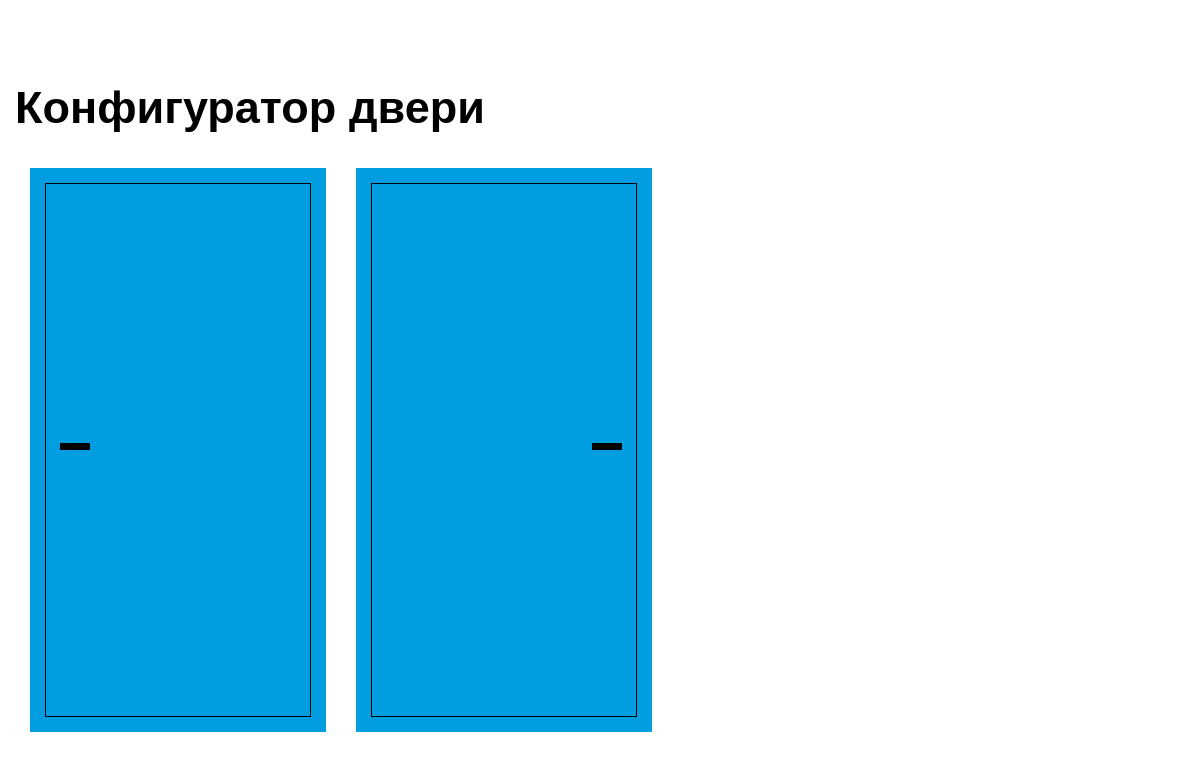
Before: / with the older database file.
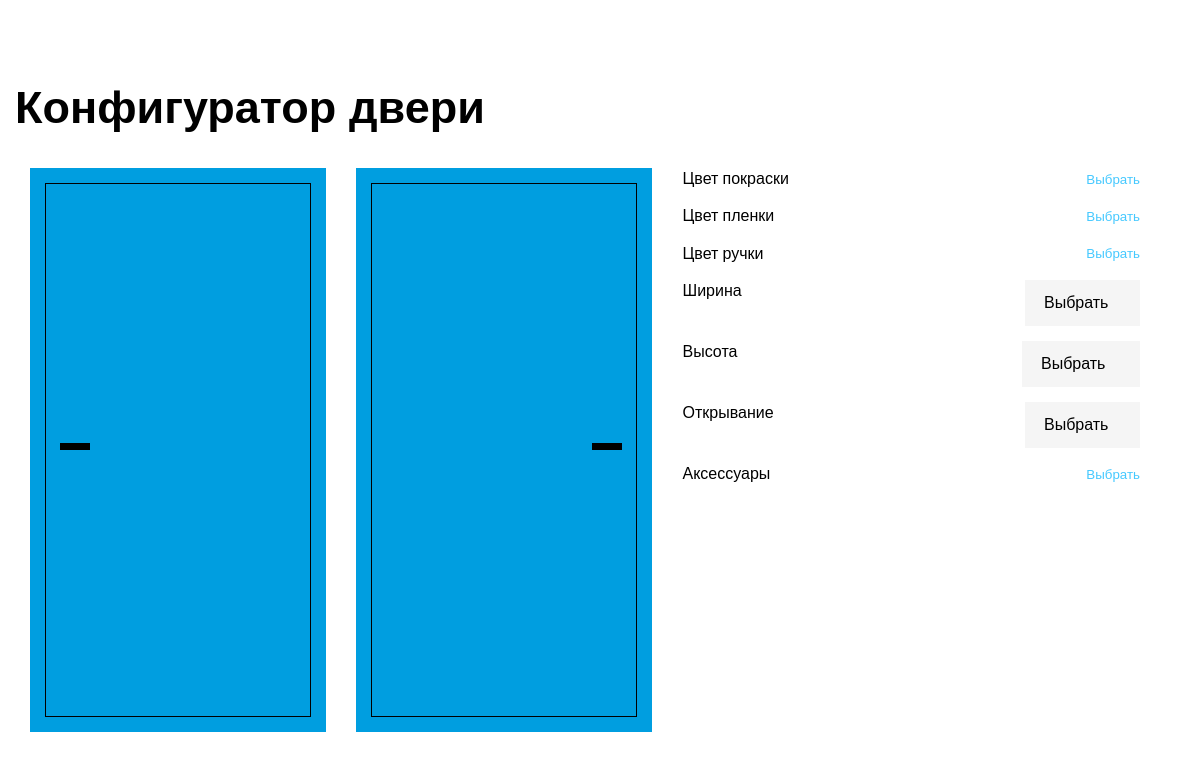
After: the same page with the newer database file.
### tables this page shows
CREATE TABLE IF NOT EXISTS `param` (
  `id` int(10) NOT NULL AUTO_INCREMENT,
  `name` varchar(50) DEFAULT NULL,
  `title` varchar(50) DEFAULT NULL,
  `type` varchar(50) DEFAULT NULL,
  PRIMARY KEY (`id`),
  UNIQUE KEY `name` (`name`)
);

### core/database.class.php (called while the page is built, shortened)
<?
class Database{
    private $connection = null;
    public function __construct(){
        try{
            $this->connection = new PDO("mysql:host=localhost;dbname=masterden5_dev4;charset=utf8", 'masterden5_dev4', '123dEv654');
            $this->connection->setAttribute(PDO::ATTR_ERRMODE, PDO::ERRMODE_EXCEPTION);
            $this->connection->setAttribute(PDO::ATTR_DEFAULT_FETCH_MODE, PDO::FETCH_ASSOC);
        }catch(Exception $e){
            throw new Exception($e->getMessage());
        }
    }
    public function Disconnect(){
      $this->connection = null;
    }
    public function Select( $statement = "" , $parameters = [] ){
        try{
            $stmt = $this->executeStatement( $statement , $parameters );
            return $stmt->fetchAll();
        }catch(Exception $e){
            throw new Exception($e->getMessage());
        }
    }
    private function executeStatement( $statement = "" , $parameters = [] ){
        try{
            $stmt = $this->connection->prepare($statement);
            $stmt->execute($parameters);
            return $stmt;
        }catch(Exception $e){
            throw new Exception($e->getMessage());
        }
    }
}
?>

### core/tools.php (called while the page is built, shortened)
<?
require_once 'database.class.php';
function selectConfig(){
  $db = new Database();
  $result = $db->Select('SELECT id,name,title,type FROM param');
  $param=[];
    foreach ($result as $row) {
      $param[$row['id']] = [
            'id'=>$row['id'],
            'name'=>$row['name'],
            'title'=>$row['title'],
            'type'=>$row['type'],
            'config'=>[]
          ];
    }
  $config = $db->Select('SELECT id,param_id,label,value,price FROM config');
  foreach ($config as $row) {
    $param[$row['param_id']]['config'][] = [
          'id'=>$row['id'],
          'label' => $row['label'],
          'value'=>$row['value'],
          'price'=>$row['price']
        ];
  }
  return $param;
}
?>

### index.php (the view, shortened to what this page needs)
<!DOCTYPE html>
<html>
    <head>
        <link rel="stylesheet" type="text/css" href="assets/css/main.css">
        <link rel="stylesheet" type="text/css" href="assets/css/style.css">
    </head>
    <body>
        <main>
          <section>
            <div class="wrapper">
              <div class="container">
                <div class="title-wr pb-3">
                  <h1 class="bold" >Конфигуратор двери</h1>
                </div>
                <div class="doors-page row-flex">
                  <div class="doors-images col-7 row">
                    <div class="col-6 doors-front">
                      <div class="doors-front_cant relative cant-paiting">
                        <div class="doors-front_panel panel-paiting"></div>
                        <div class="doors-front_handle doors-handle"></div>
                      </div>
                    </div>
                    <div class="col-6 doors-back">
                      <div class="doors-back_cant relative cant-paiting">
                        <div class="doors-back_panel panel-film"></div>
                        <div class="doors-back_handle doors-handle"></div>
                      </div>
                    </div>
                  </div>
                  <div class="doors-config col-5">
                    <form method="post" class="doors-config_form">
                    <?
                      require_once  'core/tools.php';
                      $config_doors = selectConfig();
                      foreach ($config_doors as $param){
                    ?>
                      <div class="form-group relative">
                        <?
                            switch ($param['type']){
                              case 'color':
                        ?>
                            <div class="d-flex justify-content-between">
                              <span><? echo $param['title']; ?></span>
                              <button type="button" class="btn-link js-select" data-src="#config-<? echo $param['name']; ?>">Выбрать</button>
                            </div>
                        <?
                          break;
                          case 'select':
                        ?>
                        <div class="d-flex justify-content-between">
                          <span><? echo $param['title']; ?></span>
                            <select
                              class="form-control"
                              id="config-<? echo $param['name']; ?>"
                              name="config-<? echo $param['name']; ?>">
                              <option value="">Выбрать</option>
                            </select>
                        </div>
                        <?
                          break;
                          case 'check':
                        ?>
                            <div class="d-flex justify-content-between">
                              <span><? echo $param['title']; ?></span>
                                <button type="button" class="btn-link js-select" data-src="#config-<? echo $param['name']; ?>">Выбрать</button>
                            </div>
                        <?
                            break;
                          };
                        ?>
                      </div>
                     <?
                      };
                     ?>
                     <div class="price-confirm pt-3 text-right">
                     </div>
                     <div class="btn-confirm pt-3 text-right">
                     </div>
                     <div class="link-pdf pt-3 text-right">
                     </div>
                    </form>
                  </div>
                </div>
              </div>
            </div>
          </section>
        </main>
    </body>
</html>

### assets/css/main.css (style rules this page uses)
html, body, div, span, applet, object, iframe,h1, h2, h3, h4, h5, h6, p, blockquote, pre,a, abbr, acronym, address, big, cite, code,del, dfn, em, img, ins, kbd, q, s, samp,small, strike, strong, sub, sup, tt, var,b, u, i, center,dl, dt, dd, ol, ul, li,fieldset, form, label, legend,table, caption, tbody, tfoot, thead, tr, th, td,article, aside, canvas, details, embed, figure, figcaption, footer, header, hgroup, menu, nav, output, ruby, section, summary,time, mark, audio, video { margin: 0; padding: 0; border: 0; font: inherit; vertical-align: baseline; }
article, aside, details, figcaption, figure, footer, header, hgroup, menu, nav, section { display: block; }
body { line-height: 1; }
.container { max-width: 1300px;margin-left: auto;margin-right: auto;box-sizing: border-box; padding-left: 15px; padding-right: 15px; }
.row, .row-between { display: -webkit-box;display: flex;flex-wrap: wrap;margin-right: -15px;margin-left: -15px; }
.row-flex { display: -webkit-box;display: flex;flex-wrap: wrap; }
.d-flex { display: -webkit-box;display: flex; }
.justify-content-between, .row-between { -webkit-box-pack:justify;justify-content:space-between; }
.col-7, .item-58 { width: 58.3333%;padding: 0 15px;box-sizing: border-box; }
.col-6, .item-50 { width: 50%;padding: 0 15px;box-sizing: border-box; }
.col-5,.item-41 { width: 41.666%;padding: 0 15px;box-sizing: border-box; }
.text-right { text-align: right; }
.py-3, .pt-3 { padding-top: 30px; }
.py-3, .pb-3 { padding-bottom: 30px; }
.relative { position: relative; }

### assets/css/style.css (style rules this page uses)
:root { --base:#000; --default:#000; --primary:#009EE0; --secondary:#F5F5F5; --additional:#EDEDED; --black:#000; --white:#fff; --color:#009EE0; --lightcolor:#46c9ff; --darkcolor:#0082B8; --light:#EDEDED; --c-error:#ff0000; --c-hover:#009EE0; --c-border:#F5F5F5; --c-element:#F5F5F5; --bg-base:#fff; --bg-default: #fff; --bg-primary:#141414; --bg-secondary:#009EE0; --bg-additional:#0082B8; --bg-input:#F5F5F5; --bg-error:#efd7d7; }
body { line-height: 1.4; font-family: 'Montserrat', sans-serif; color: var(--base); font-size: 16px; font-weight: 400; }
.h1, .h2, .h3, .h4, .h5, .h6, h1, h2, h3, h4, h5, h6 { font-weight: 400; line-height: 1.4; }
.h1, .h2, h1, h2 { font-family: 'Montserrat', sans-serif; }
.h1,h1 { font-size: 45px; }
.bold { font-weight: bold; }
.wrapper { padding-top: 75px; padding-bottom: 75px; }
.form-group { margin-bottom: 15px; }
.form-control { background: var(--bg-input); border: 1px solid var(--c-border); border-radius: 0; box-sizing: border-box; padding: 14px 18px; outline: 0; font-size: 16px; height: auto; line-height: 1; font-family: 'Montserrat', sans-serif; transition: all .2s ease-in-out; }
.form-control::placeholder { font-size: 16px; }
select.form-control { -webkit-appearance: none; -moz-appearance: none; -o-appearance: none; appearance: none; padding-right: 30px; }
.btn-link { border:none; background: transparent; cursor: pointer; text-decoration: none; padding: 0; color: var(--lightcolor); display: inline-block; }
.doors-front_cant, .doors-back_cant { border:15px solid var(--color); }
.doors-front_panel, .doors-back_panel { padding-top: 200%; background:var(--color); border:1px solid var(--black); }
.doors-handle { position:absolute; bottom:50%; height:7px; width:30px; background:var(--black); }
.doors-front_handle { left:15px; }
.doors-back_handle { right:15px; }
.doors-front, .doors-back { transition: transform 0.5s 0s; }

Changed rows visible on the page:
added param: title "Цвет покраски"
added param: title "Цвет пленки"
added param: title "Цвет ручки"
added param: title "Ширина"
added param: title "Высота"
added param: title "Открывание"
added param: title "Аксессуары"
